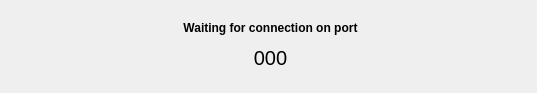
<?xml version="1.0" encoding="UTF-8"?>
<ui version="4.0">
 <class>WaitingForConnectionWidget</class>
 <widget class="QWidget" name="WaitingForConnectionWidget">
  <property name="geometry">
   <rect>
    <x>0</x>
    <y>0</y>
    <width>537</width>
    <height>93</height>
   </rect>
  </property>
  <property name="windowTitle">
   <string>Form</string>
  </property>
  <widget class="QLabel" name="label">
   <property name="geometry">
    <rect>
     <x>10</x>
     <y>15</y>
     <width>521</width>
     <height>26</height>
    </rect>
   </property>
   <property name="font">
    <font>
     <pointsize>9</pointsize>
     <weight>75</weight>
     <bold>true</bold>
    </font>
   </property>
   <property name="text">
    <string>Waiting for connection on port</string>
   </property>
   <property name="alignment">
    <set>Qt::AlignCenter</set>
   </property>
  </widget>
  <widget class="QLabel" name="portNumberLabel">
   <property name="geometry">
    <rect>
     <x>10</x>
     <y>45</y>
     <width>521</width>
     <height>26</height>
    </rect>
   </property>
   <property name="font">
    <font>
     <pointsize>15</pointsize>
     <weight>50</weight>
     <bold>false</bold>
    </font>
   </property>
   <property name="text">
    <string>000</string>
   </property>
   <property name="alignment">
    <set>Qt::AlignCenter</set>
   </property>
  </widget>
 </widget>
 <resources/>
 <connections/>
</ui>
